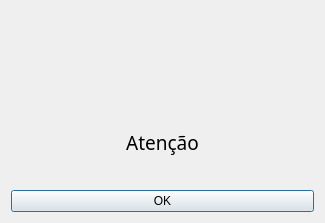
<?xml version="1.0" encoding="UTF-8"?>
<ui version="4.0">
 <class>Dialog</class>
 <widget class="QDialog" name="Dialog">
  <property name="geometry">
   <rect>
    <x>0</x>
    <y>0</y>
    <width>325</width>
    <height>223</height>
   </rect>
  </property>
  <property name="windowTitle">
   <string>Dialog</string>
  </property>
  <layout class="QVBoxLayout" name="verticalLayout">
   <item>
    <widget class="QLabel" name="Ico_atencao">
     <property name="text">
      <string/>
     </property>
     <property name="pixmap">
      <pixmap>../Arte/notice_attention_icon_153872.ico</pixmap>
     </property>
     <property name="alignment">
      <set>Qt::AlignCenter</set>
     </property>
    </widget>
   </item>
   <item>
    <widget class="QLabel" name="TX_Atencao">
     <property name="font">
      <font>
       <family>Marlboro</family>
       <pointsize>14</pointsize>
      </font>
     </property>
     <property name="text">
      <string>Atenção</string>
     </property>
     <property name="alignment">
      <set>Qt::AlignCenter</set>
     </property>
    </widget>
   </item>
   <item>
    <widget class="QPushButton" name="BT_OK">
     <property name="text">
      <string>OK</string>
     </property>
    </widget>
   </item>
  </layout>
 </widget>
 <resources/>
 <connections/>
</ui>
